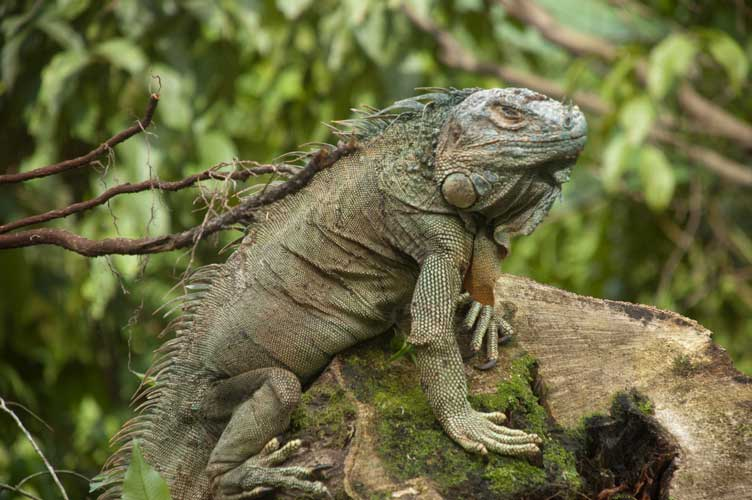
#> input picture project3_code/part_0/iguana.jpg, 752 x 500 px
$ python main.py   (older library calls are emulated)
#> lines starting #> are read from the running program, lines starting #| are printed output that depends on the picture
#> further down, im is the input picture: shape (500, 752, 3); mean R, G, B 104.9, 105.2, 64.6
### project3_code/part_1/unsharp.py
import numpy as np
import numpy.fft as fft
from skimage.filter import gaussian_filter

def get_freq(im):
    return fft.fftshift(fft.fft2(im))

def get_img(freq):
    return fft.ifft2(fft.ifftshift(freq))

# [7 lines left out: function gauss_kernel, not called in this run]

def Gaussian(im, sigma):
#> called with sigma = 5
    return gaussian_filter(im, sigma, mode='reflect')
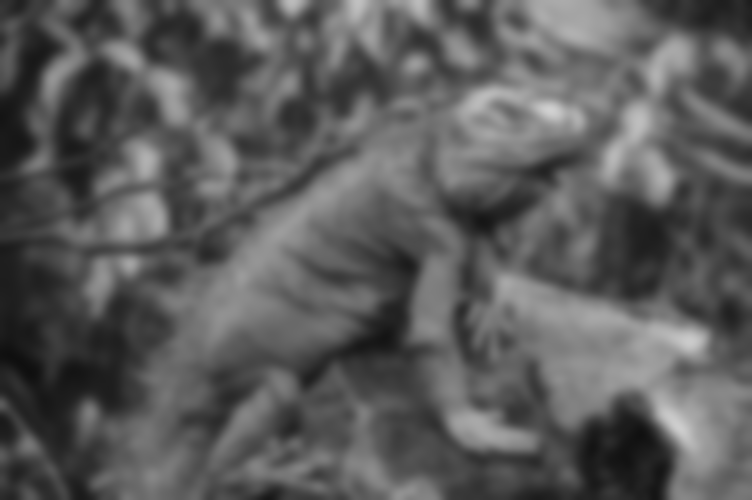
#> returned value: shape (500, 752, 3) float64; mean of channels 0, 1, 2 0.359, 0.359, 0.359; drawn as R, G, B

# [11 lines left out: function gaussian_by_hand, not called in this run]

def Laplacian(im, sigma):
    assert np.max(im) <= 1
    return im - Gaussian(im, sigma)
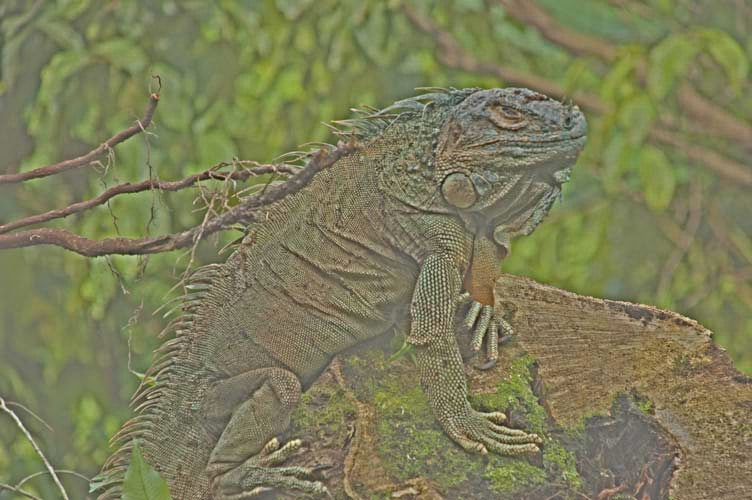
#> returned value: shape (500, 752, 3) float64; mean of channels 0, 1, 2 0.0522, 0.0536, -0.106; drawn with min black and max white

def unsharp_mask(im, sigma, amp):
    assert np.max(im) <= 1
    return im + amp*Laplacian(im, sigma)
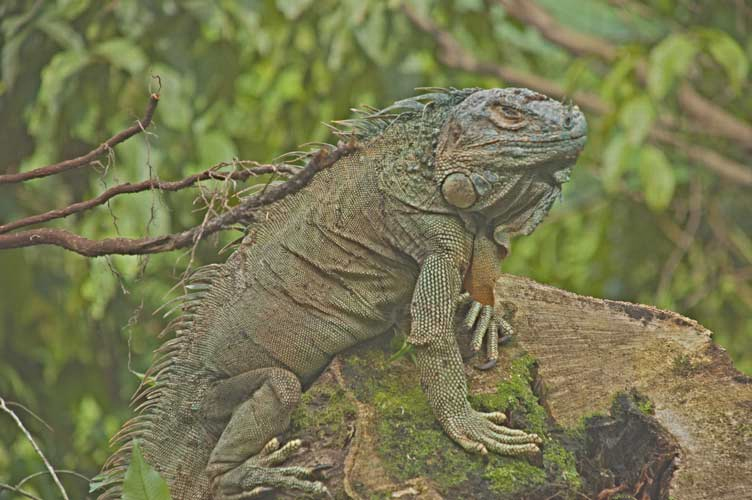
#> returned value: shape (500, 752, 3) float64; mean of channels 0, 1, 2 0.49, 0.493, 0.0947; drawn with min black and max white

### project3_code/part_0/main.py
import numpy as np
import matplotlib.pyplot as plt
from skimage.exposure import rescale_intensity

from unsharp import *

# Load file and normalize to 0-1
fname = 'iguana.jpg'
im = plt.imread(fname)
if im.mean() >= 1:
    im = im/255.

sigma = 5
amplitude = 1.5
imsharp = unsharp_mask(im, sigma, amplitude)
imsharp = rescale_intensity(imsharp, in_range=(0, 1), out_range=(0,1))
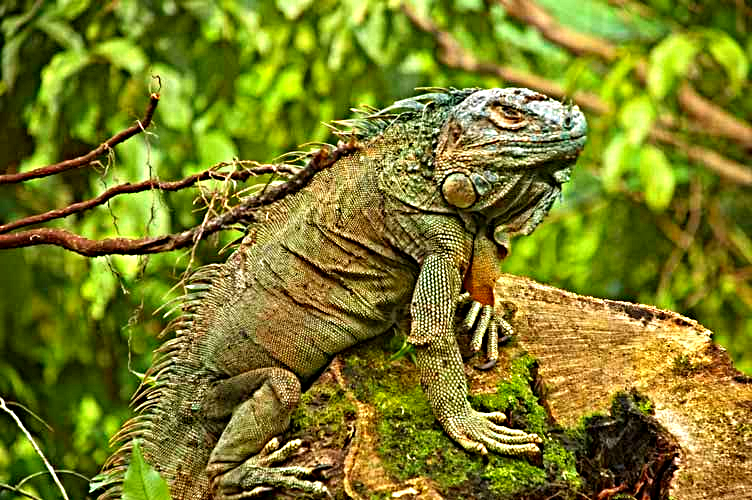
#> imsharp: shape (500, 752, 3) float64; mean R, G, B 0.485, 0.491, 0.147

new_fname = fname[:-4]+'_sharp.jpg'
plt.imsave(new_fname, imsharp)

$ run again, with project3_code/part_1/mjagger_old.jpg copied over project3_code/part_0/iguana.jpg
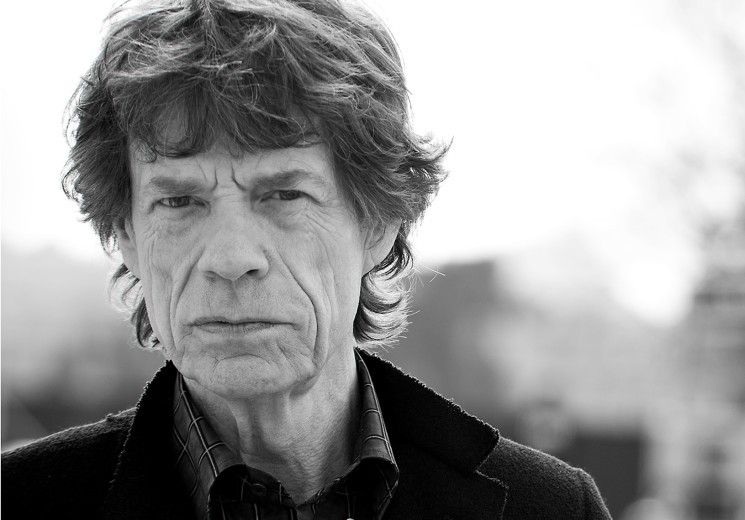
#> input picture project3_code/part_1/mjagger_old.jpg, 745 x 520 px
#> im is the input picture: shape (520, 745, 3); mean R, G, B 151.4, 151.4, 151.4
#> in unsharp_mask, `return im + amp*Laplacian(im, sigma)`:
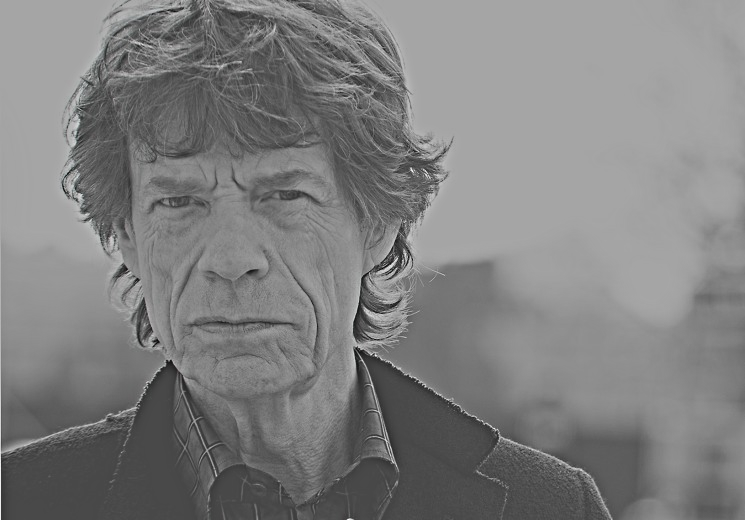
#> returned value: shape (520, 745, 3) float64; mean of channels 0, 1, 2 0.593, 0.594, 0.594; drawn with min black and max white
#> `imsharp = rescale_intensity(imsharp, in_range=(0, 1), out_range=(0,1))`:
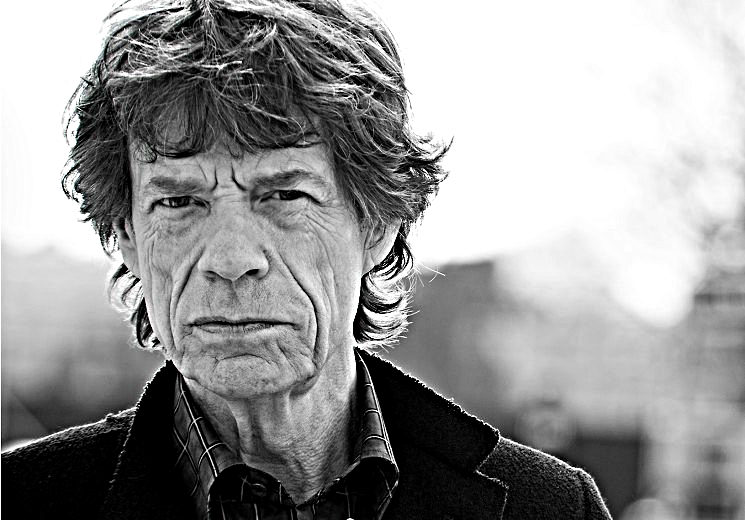
#> imsharp: shape (520, 745, 3) float64; mean R, G, B 0.594, 0.595, 0.595
